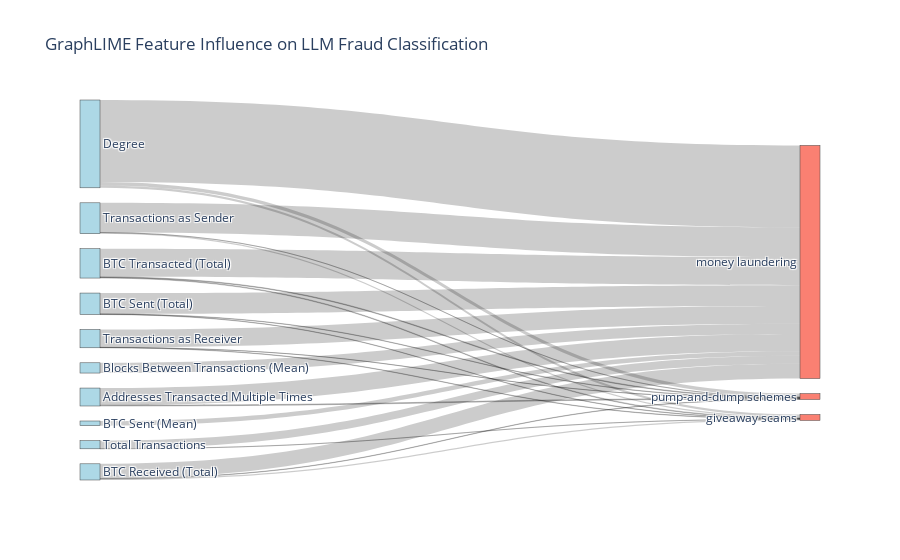

The notebook cell saved with this chart:
### Code cell
feature_name_map = {
    "btc_sent_mean": "BTC Sent (Mean)",
    "total_txs": "Total Transactions",
    "btc_sent_total": "BTC Sent (Total)",
    "fees_mean": "Fees (Mean)",
    "btc_received_median": "BTC Received (Median)",
    "btc_received_total": "BTC Received (Total)",
    "degree": "Degree",
    "num_timesteps_appeared_in": "Timesteps Appeared",
    "btc_transacted_mean": "BTC Transacted (Mean)",
    "btc_transacted_median": "BTC Transacted (Median)",
    "num_txs_as_sender": "Transactions as Sender",
    "num_txs_as_receiver": "Transactions as Receiver",
    "btc_transacted_total": "BTC Transacted (Total)",
    "blocks_btwn_txs_mean": "Blocks Between Transactions (Mean)",
    "num_addr_transacted_multiple": "Addresses Transacted Multiple Times"
}

# Build the dataframe
rows = []
for nid, info in insights.items():
    consensus = info.get("llm_output_structured", {}).get("consensus", {})
    fraud_type = consensus.get("fraud_type")
    if fraud_type is None:
        continue

    samples = info.get("llm_output_structured", {}).get("samples", [])
    for s in samples:
        feats = s.get("evidence", {}).get("features", [])
        for feat in feats:
            if feat == "anomaly_score":  # exclude this feature
                continue
            rows.append((fraud_type, feat))

df = pd.DataFrame(rows, columns=["fraud_type", "feature"])

# Count frequencies
freq = df.groupby(["fraud_type", "feature"]).size().reset_index(name="count")

# Select top N features overall
N = 10
top_features = freq.groupby('feature')['count'].sum().sort_values(ascending=False).head(N).index
plot_df = freq[freq["feature"].isin(top_features)].copy()

# Map to readable labels
plot_df["Evidence Feature"] = plot_df["feature"].map(feature_name_map).fillna(plot_df["feature"])
plot_df.rename(columns={
    "fraud_type": "Fraud Category",
    "count": "Influence / Mentions"
}, inplace=True)

# Prepare nodes for Sankey
features = plot_df["Evidence Feature"].unique().tolist()
frauds = plot_df["Fraud Category"].unique().tolist()
nodes = features + frauds

# Map names to indices
node_indices = {name: i for i, name in enumerate(nodes)}

# Prepare links
links = {
    "source": plot_df["Evidence Feature"].map(node_indices),
    "target": plot_df["Fraud Category"].map(node_indices),
    "value": plot_df["Influence / Mentions"]
}

# Create Sankey diagram
fig = go.Figure(go.Sankey(
    node=dict(
        label=nodes,
        pad=15,
        thickness=20,
        color=["lightblue"]*len(features) + ["salmon"]*len(frauds)
    ),
    link=links
))

fig.update_layout(title_text="GraphLIME Feature Influence on LLM Fraud Classification", font_size=12)
fig.show()

### Figure 1 — Plotly figure (JSON) as saved in the notebook; plotly's stock layout.template omitted (floating-point values rounded to 4 significant figures)
{"data": [{"link": {"source": [0, 1, 2, 3, 4, 5, 6, 7, 0, 8, 1, 2, 3, 9, 4, 5, 6, 0, 1, 2, 3, 9, 4, 5], "target": [10, 10, 10, 10, 10, 10, 10, 11, 11, 11, 11, 11, 11, 11, 11, 11, 11, 12, 12, 12, 12, 12, 12, 12], "value": [7, 2, 4, 14, 2, 7, 1, 64, 92, 29, 130, 175, 512, 107, 111, 185, 50, 2, 2, 4, 22, 5, 1, 1]}, "node": {"color": ["lightblue", "lightblue", "lightblue", "lightblue", "lightblue", "lightblue", "lightblue", "lightblue", "lightblue", "lightblue", "salmon", "salmon", "salmon"], "label": ["BTC Received (Total)", "BTC Sent (Total)", "BTC Transacted (Total)", "Degree", "Transactions as Receiver", "Transactions as Sender", "Total Transactions", "Blocks Between Transactions (Mean)", "BTC Sent (Mean)", "Addresses Transacted Multiple Times", "giveaway scams", "money laundering", "pump-and-dump schemes"], "pad": 15, "thickness": 20}, "type": "sankey"}], "layout": {"font": {"size": 12}, "title": {"text": "GraphLIME Feature Influence on LLM Fraud Classification"}}}
